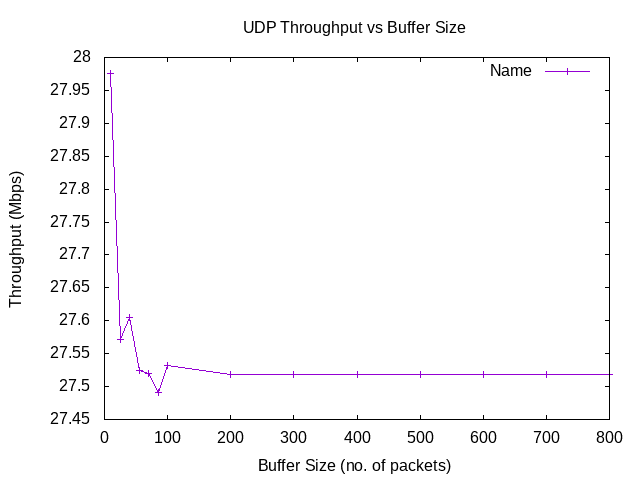

Recreate this plot in gnuplot.
set terminal png
set output "UDPTPvBS.png"
set title "UDP Throughput vs Buffer Size"
set xlabel "Buffer Size (no. of packets)"
set ylabel "Throughput (Mbps)"

set xrange [0:800]
plot "-"  title "Name" with linespoints
10 27.9754
25 27.571
40 27.6045
55 27.5242
70 27.5205
85 27.4916
100 27.5319
200 27.5184
300 27.5184
400 27.5184
500 27.5184
600 27.5184
700 27.5184
800 27.5184
e
